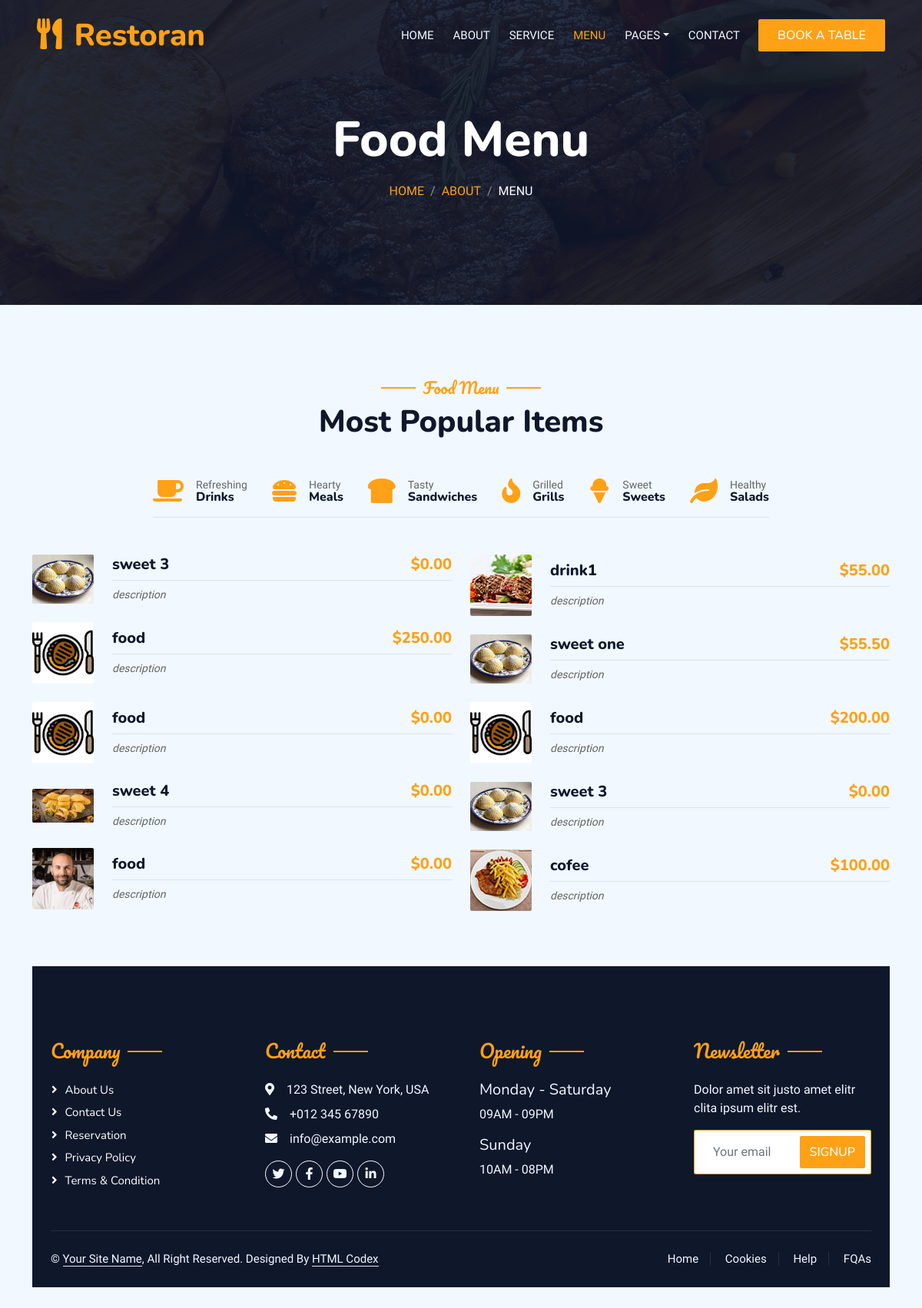
Page /stars/restaurant/menu/food_menu/ on the committed database.
### restaurant_app/models.py (models this page shows, shortened)
class Food(models.Model):
    class Size(models.TextChoices):
        SMALL = 'SM','Small'
        MEDIUM = 'ME','Medium'
        LARG = 'LA','Larg'
    name = models.CharField(max_length=255,blank=False,default='food')
    price = models.DecimalField(max_digits=5, decimal_places=2,default=0.0)
    last_price = models.DecimalField(max_digits=5, decimal_places=2,default=price)
    size = models.CharField(max_length=2,choices=Size.choices,default=Size.SMALL)
    image = models.ImageField(upload_to=upload_to_dynamic,default='defa/defa.png')
    description = models.CharField(max_length=255,blank=False,default='description')
    category = models.CharField(max_length=250,blank=False,default='food_menu')
    class Meta:
        abstract = True

class Sweets(Food):
    def __str__(self):
        return f"{self.name}"

class Drinks(Food):
    class Type_of_drinks(models.TextChoices):
        HOT = 'HO','Hot'
        COLD = 'CO','Cold'
    type_of_drink = models.CharField(max_length=2,choices=Type_of_drinks.choices,default=Type_of_drinks.COLD)

class Sandwiches(Food):
    def __str__(self):
        return f"{self.name}"

class Meals(Food):
    def __str__(self):
        return f"{self.name}"

### restaurant_app/views.py (the view)
# urls.py: path('menu/<str:category>/',views.menu,name='menu'),
def menu(request, category):
    drinks = Drinks.objects.all().order_by('-price')
    meals = Meals.objects.all().order_by('-price')
    sandwiches = Sandwiches.objects.all().order_by('-price')
    grills = Grills.objects.all().order_by('-price')
    sweets = Sweets.objects.all().order_by('-price')
    salads = Salads.objects.all().order_by('-price')
    if category == 'drinks':
        items = drinks
        name_page = 'Drinks'
    elif category == 'meals':
        items = meals
        name_page = 'Meals'
    elif category == 'sandwiches':
        items = sandwiches
        name_page = 'Sandwiches'
    elif category == 'grills':
        items = grills
        name_page = 'Grills'
    elif category == 'sweets':
        items = sweets
        name_page = 'Sweets'
    elif category == 'salads':
        items = salads
        name_page = 'Salads'
    else:
        combined_items = list(chain(drinks, meals, sandwiches, grills, sweets, salads))
        shuffle(combined_items)  # Shuffle the combined items
        items = combined_items[:10]  # Get 10 random items
        name_page = 'Most Popular Items'
    if items:
        half = len(items) // 2
        first_half = items[:half]
        second_half = items[half:]
    else:
        first_half = []
        second_half = []
    context = {
        'menu':'active',
        'page_title': 'Food Menu',
        'breadcrumb_section': 'About',
        'breadcrumb_active': 'Menu',
        'items': items,
        'category': category,
        'first_half': first_half,
        'second_half': second_half,
        'name_page': name_page,
        }
    return render(request,'restaurant/menu.html',context)

### restaurant_app/templates/restaurant/menu.html (shortened to what this page needs)
{% extends 'restaurant/base_other.html' %}
{% block content %}
      <div class="container-xxl py-5">
        <div class="container">
            <div class="text-center wow fadeInUp" data-wow-delay="0.1s">
                <h5 class="section-title ff-secondary text-center text-primary fw-normal">Food Menu</h5>
                <h1 class="mb-5">{{ name_page|default:"Most Popular Items" }}</h1>
                        </div>
            <div class="tab-class text-center wow fadeInUp" data-wow-delay="0.1s">
                <ul class="nav nav-pills d-inline-flex justify-content-center border-bottom mb-5">
                    <li class="nav-item">
                        <a class="d-flex align-items-center text-start mx-3 ms-0 pb-3 {% if category == 'drinks' %}active{% endif %}" href="{% url 'menu' 'drinks' %}">
    <i class="fa fa-coffee fa-2x text-primary"></i>
    <div class="ps-3">
        <small class="text-body">Refreshing</small>
        <h6 class="mt-n1 mb-0">Drinks</h6>
    </div>
</a>
                    </li>
                    <li class="nav-item">
                        <a class="d-flex align-items-center text-start mx-3 pb-3 {% if category == 'meals' %}active{% endif %}" href="{% url 'menu'  'meals' %}" >
                            <i class="fa fa-hamburger fa-2x text-primary"></i>
                            <div class="ps-3">
                                <small class="text-body">Hearty</small>
                                <h6 class="mt-n1 mb-0">Meals</h6>
                            </div>
                        </a>
                    </li>
                    <li class="nav-item">
                        <a class="d-flex align-items-center text-start mx-3 pb-3 {% if category == 'sandwiches' %}active{% endif %}" href="{% url 'menu'  'sandwiches' %}">
                            <i class="fa fa-bread-slice fa-2x text-primary"></i>
                            <div class="ps-3">
                                <small class="text-body">Tasty</small>
                                <h6 class="mt-n1 mb-0">Sandwiches</h6>
                            </div>
                        </a>
                    </li>
                    <li class="nav-item">
                        <a class="d-flex align-items-center text-start mx-3 pb-3 {% if category == 'grills' %}active{% endif %}" href="{% url 'menu'  'grills' %}" >
                            <i class="fa fa-fire fa-2x text-primary"></i>
                            <div class="ps-3">
                                <small class="text-body">Grilled</small>
                                <h6 class="mt-n1 mb-0">Grills</h6>
                            </div>
                        </a>
                    </li>
                    <li class="nav-item">
                        <a class="d-flex align-items-center text-start mx-3 pb-3 {% if category == 'sweets' %}active{% endif %}" href="{% url 'menu'  'sweets' %}" >
                            <i class="fa fa-ice-cream fa-2x text-primary"></i>
                            <div class="ps-3">
                                <small class="text-body">Sweet</small>
                                <h6 class="mt-n1 mb-0">Sweets</h6>
                            </div>
                        </a>
                    </li>
                    <li class="nav-item">
                        <a class="d-flex align-items-center text-start mx-3 me-0 pb-3 {% if category == 'salads' %}active{% endif %}" href="{% url 'menu'  'salads' %}">
                            <i class="fa fa-leaf fa-2x text-primary"></i>
                            <div class="ps-3">
                                <small class="text-body">Healthy</small>
                                <h6 class="mt-n1 mb-0">Salads</h6>
                            </div>
                        </a>
                    </li>
                </ul>
            </div>
         <div id="menu-content" class="row g-4">
            <div class="col-lg-6">
                {% for item in first_half %}
                <div class="d-flex align-items-center mb-4">
                    <img class="flex-shrink-0 img-fluid rounded" src="{{ item.image.url }}" alt="{{ item.name }}" style="width: 80px;">
                    <div class="w-100 d-flex flex-column text-start ps-4">
                        <h5 class="d-flex justify-content-between border-bottom pb-2">
                            <span>{{ item.name }}</span>
                            <span class="text-primary">${{ item.price }}</span>
                        </h5>
                        <small class="fst-italic">{{ item.description }}</small>
                    </div>
                </div>
                {% endfor %}
            </div>
            <div class="col-lg-6">
                {% for item in second_half %}
                <div class="d-flex align-items-center mb-4">
                    <img class="flex-shrink-0 img-fluid rounded" src="{{ item.image.url }}" alt="{{ item.name }}" style="width: 80px;">
                    <div class="w-100 d-flex flex-column text-start ps-4">
                        <h5 class="d-flex justify-content-between border-bottom pb-2">
                            <span>{{ item.name }}</span>
                            <span class="text-primary">${{ item.price }}</span>
                        </h5>
                        <small class="fst-italic">{{ item.description }}</small>
                    </div>
                </div>
                {% endfor %}
            </div>
        </div>
{% endblock %}

### restaurant_app/static/css/style.css (style rules this page uses)
.ff-secondary { font-family: 'Pacifico', cursive; }
.section-title { position: relative; display: inline-block; }
.section-title::before { position: absolute; content: ""; width: 45px; height: 2px; top: 50%; left: -55px; margin-top: -1px; background: var(--primary); }
.section-title::after { position: absolute; content: ""; width: 45px; height: 2px; top: 50%; right: -55px; margin-top: -1px; background: var(--primary); }

### rows in the picture
Sweets: image (picture), name "sweet 3", price "0.00", description "description"
Drinks: image (picture), name "food", price "250.00", description "description"
Sandwiches: image (picture), name "food", price "0.00", description "description"
Sweets: image (picture), name "sweet 4", price "0.00", description "description"
Meals: image (picture), name "food", price "0.00", description "description"
Drinks: image (picture), name "drink1", price "55.00", description "description"
Sweets: image (picture), name "sweet one", price "55.50", description "description"
Drinks: image (picture), name "food", price "200.00", description "description"
Sweets: image (picture), name "sweet 3", price "0.00", description "description"
Drinks: image (picture), name "cofee", price "100.00", description "description"

### other values in the picture
{{ page_title }} "Food Menu"
{{ breadcrumb_section }} "ABOUT"
{{ breadcrumb_active }} "MENU"
{{ name_page|default:"Most Popular Items" }} "Most Popular Items"
